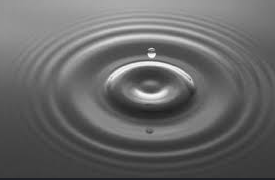
#> input picture HW3/3.png, 275 x 180 px
$ python 2.py
#> lines starting #> are read from the running program, lines starting #| are printed output that depends on the picture
import numpy as np
import matplotlib.pyplot as plt
import cv2

def improved_ripple_transfer():
    # --- 1. Load Images ---
    # Load source ripple image (Grayscale)
    img_ripple_src = cv2.imread('3.png', cv2.IMREAD_GRAYSCALE)
#> img_ripple_src: shape (180, 275); min 31, max 254, mean 103.4
    # Load target background (Color)
    img_bg_color = cv2.imread('4.png', cv2.IMREAD_COLOR)
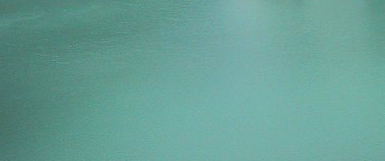
#> input picture HW3/4.png, 385 x 161 px
#> img_bg_color is the input picture: shape (161, 385, 3); mean B, G, R 149.9, 159.4, 103.8

    if img_ripple_src is None or img_bg_color is None:
        print("Error: Images '3.png' or '4.png' not found.")
        return

    # --- 2. Resize Source to Match Target ---
    rows, cols, _ = img_bg_color.shape
#> rows = 161; cols = 385
    img_ripple_resized = cv2.resize(img_ripple_src, (cols, rows))
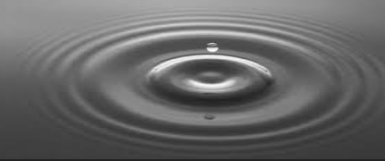
#> img_ripple_resized: shape (161, 385); min 33, max 253, mean 103.3

    # --- 3. Frequency Domain Transformation (FFT) ---
    # Convert image to float for FFT
    dft = np.fft.fft2(img_ripple_resized.astype(float))
    dft_shift = np.fft.fftshift(dft)

    # --- VISUALIZATION TASK: Create Magnitude Spectrum ---
    # Calculate magnitude spectrum (log scale) to visualize the frequency domain
    # Formula: 20 * log(1 + |F(u,v)|)
    magnitude_spectrum = 20 * np.log(np.abs(dft_shift) + 1)
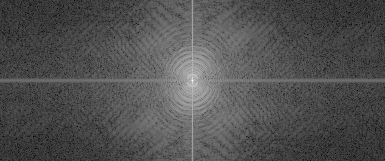
#> magnitude_spectrum: shape (161, 385) float64; min 17.4, max 313.4, mean 111.7; drawn with min black and max white

    # Normalize the spectrum to 0-255 for display/saving
    magnitude_spectrum_view = cv2.normalize(magnitude_spectrum, None, 0, 255, cv2.NORM_MINMAX)
    magnitude_spectrum_view = magnitude_spectrum_view.astype(np.uint8)

    # --- 4. Create Gaussian High-Pass Filter ---
    # Instead of a hard circle (which causes ringing artifacts), we use a Gaussian filter.
    # This creates smoother, more realistic water ripples.
    crow, ccol = rows // 2, cols // 2
#> crow = 80; ccol = 192

    # Create a grid of coordinates
    y, x = np.ogrid[:rows, :cols]
#> y = 161 values from 0 to 160
    # Calculate distance from center
    distance_from_center = np.sqrt((x - ccol)**2 + (y - crow)**2)

    # Gaussian Filter Formula: 1 - exp(-D^2 / (2 * sigma^2))
    # sigma controls the cutoff frequency.
    # Higher sigma = cuts more low frequencies (removing lighting/shadows).
    sigma = 30
    gaussian_mask = 1 - np.exp(-(distance_from_center**2) / (2 * (sigma**2)))

    # Apply the mask to the shifted FFT
    fshift_filtered = dft_shift * gaussian_mask

    # --- 5. Inverse FFT (Return to Image Space) ---
    f_ishift = np.fft.ifftshift(fshift_filtered)
    img_back = np.fft.ifft2(f_ishift)
    img_back = np.real(img_back)
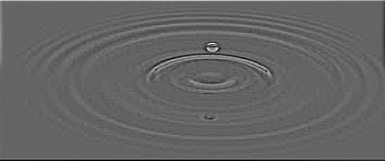
#> img_back: shape (161, 385) float64; min -38.49, max 58.71, mean 0; drawn with min black and max white

    # --- 6. Post-Processing the Ripples ---
    # Apply a slight blur to remove high-frequency digital noise (scan lines)
    # This makes the water look liquid, not pixelated.
    img_back_smooth = cv2.GaussianBlur(img_back, (3, 3), 0)
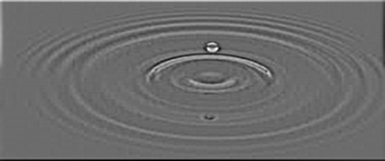
#> img_back_smooth: shape (161, 385) float64; min -23.84, max 32.33, mean 0; drawn with min black and max white

    # Enhance contrast (Gain)
    gain = 2.5
    ripple_layer = img_back_smooth * gain

    # --- 7. Blending with Green Background ---
    img_bg_float = img_bg_color.astype(np.float32)
    final_image = np.zeros_like(img_bg_float)

    # Add ripples to all channels
    for i in range(3):
        final_image[:, :, i] = img_bg_float[:, :, i] + ripple_layer
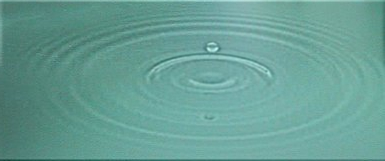
#> final_image: shape (161, 385, 3) float32; mean B, G, R 149.9, 159.4, 103.8

    # Clip to valid pixel range
    final_image = np.clip(final_image, 0, 255).astype(np.uint8)

    # --- 8. Display Results ---
    plt.figure(figsize=(16, 10))

    # 1. Source Ripple Image
    plt.subplot(2, 3, 1)
    plt.imshow(img_ripple_resized, cmap='gray')
    plt.title('1. Original Water Source')
    plt.axis('off')

    # 2. Frequency Domain (Magnitude Spectrum)
    plt.subplot(2, 3, 2)
    plt.imshow(magnitude_spectrum_view, cmap='gray')
    plt.title('2. Frequency Domain (Magnitude Spectrum)')
    plt.axis('off')

    # 3. Filter Mask (Gaussian)
    plt.subplot(2, 3, 3)
    plt.imshow(gaussian_mask, cmap='gray')
    plt.title('3. Gaussian High-Pass Filter')
    plt.axis('off')

    # 4. Extracted Ripples (Pure Signal)
    plt.subplot(2, 3, 4)
    plt.imshow(img_back_smooth, cmap='gray')
    plt.title('4. Extracted Ripples (Cleaned)')
    plt.axis('off')

    # 5. Original Green Background
    plt.subplot(2, 3, 5)
    plt.imshow(cv2.cvtColor(img_bg_color, cv2.COLOR_BGR2RGB))
    plt.title('5. Target Background')
    plt.axis('off')

    # 6. Final Result
    plt.subplot(2, 3, 6)
    plt.imshow(cv2.cvtColor(final_image, cv2.COLOR_BGR2RGB))
    plt.title('6. Final: Ripples on Green')
    plt.axis('off')

    plt.tight_layout()
    plt.show()
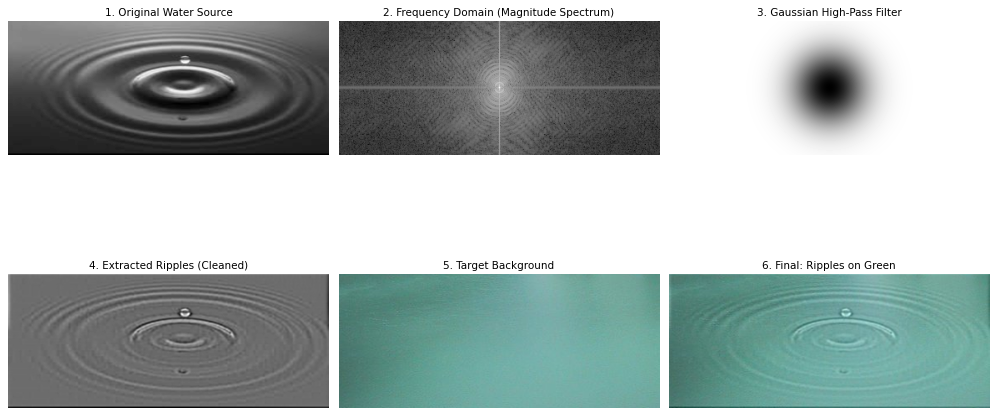
#> figure drawn by matplotlib, 6 panels

    # --- 9. Save Files ---
    cv2.imwrite('FFT_Spectrum.png', magnitude_spectrum_view)
    cv2.imwrite('Final_Realistic_Ripple.png', final_image)
    print("Images saved: 'FFT_Spectrum.png' and 'Final_Realistic_Ripple.png'")

if __name__ == "__main__":
    improved_ripple_transfer()
